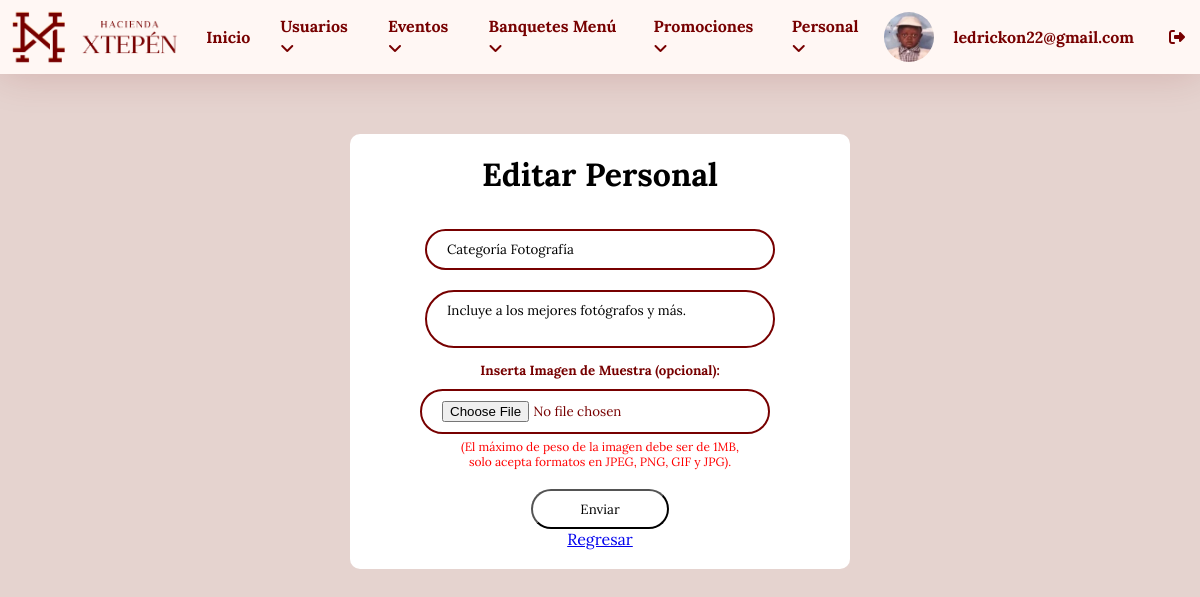
The page /login/editar_personal.php?id=1 (signed in) on the database its author committed.
### tables this page shows
CREATE TABLE `usuarios` (
  `id_usuario` int NOT NULL,
  `nombre_completo` varchar(100) DEFAULT NULL,
  `roles` varchar(50) NOT NULL,
  `email` varchar(50) DEFAULT NULL,
  `contrasena` varchar(255) DEFAULT NULL,
  `fecha_nacimiento` date DEFAULT NULL,
  `foto` varchar(255) DEFAULT NULL,
  `acc` int NOT NULL
);

CREATE TABLE `personal` (
  `id_personal` int NOT NULL,
  `nombre_personal` varchar(100) DEFAULT NULL,
  `descripcion` text,
  `fotos` varchar(255) DEFAULT NULL
);

### login/editar_personal.php (the view, shortened to what this page needs)
<!DOCTYPE html>
<html lang="en">
<head>
    <link rel="stylesheet" href="styles/stylepersonal.css">
</head>
<body>
    <?php include "menu.php";?>
    <div class="information">
        <form action="agregar_personal.editar.php" method="post" enctype="multipart/form-data">
        <?php
        require "conexion.php";
        $id_personal = $_GET['id'];
        $verpersonal = "SELECT * FROM personal WHERE id_personal = '$id_personal'";
        $resultado = mysqli_query($conectar, $verpersonal);
        $fila = $resultado->fetch_array();
        ?>
            <h1>Editar Personal</h1>
            <div>
                <input class="inputext" type="text" name="nombre_personal" placeholder="Inserte Nombre del Personal" id="nombre_personal" required value="<?php echo $fila['nombre_personal']?>">
            </div>
            <div>
                <textarea style="resize: none;" class="inputext" name="descripcion" id="descripcion" placeholder="Inserta la Descripcion del Personal" required><?php echo $fila['descripcion']?></textarea>
            </div>
            <div class="file-container">
                <h5>Inserta Imagen de Muestra (opcional):</h5>
                <input class="inputext" type="file" name="fotos" id="fotos">
                <label class="file-info">(El máximo de peso de la imagen debe ser de 1MB, <br> solo acepta formatos en JPEG, PNG, GIF y JPG).</label>
                <br>
            </div>
            <button class="buttonsbmt">Enviar</button>
        </form>
        <a href="dashboard_personal.php">Regresar</a>
    </div>
</body>
</html>

### login/menu.php (shortened to what this page needs)
<?php
$usuario = $_SESSION['username'];
require "conexion.php";
$id_usuario = $_SESSION['id_usuario'];
$verusuario = "SELECT * FROM usuarios WHERE id_usuario = '$id_usuario'";
$resultado = mysqli_query($conectar, $verusuario);
$fila = $resultado -> fetch_array();
?>
<!DOCTYPE html>
<html lang="en">
<head>
    <link rel="stylesheet" href="styles/stylenavbar.css">
</head>
<body>
    <div class="container">
        <div class="tutorial">
            <ul>
                <div class="left-items">
                    <figure class="logo-left">
                        <img src="imagenes/xtepen-logo-750.gif" alt="">
                    </figure>
                    <li><a href="panel_administrativo.php">Inicio</a></li>
                    <li><a href="dashboard_usuarios.php">Usuarios<i class="fa fa-angle-down"></i>
                    </li>
                    <li><a href="dashboard_eventos.php">Eventos<i class="fa fa-angle-down"></i>
                    </li>
                    <li><a href="dashboard_banquetes.php">Banquetes Menú<i class="fa fa-angle-down"></i>
                    </li>
                    <li><a href="dashboard_promociones.php">Promociones<i class="fa fa-angle-down"></i>
                    </li>
                    <li><a href="dashboard_personal.php">Personal<i class="fa fa-angle-down"></i>
                    </li>
                </div>
                <div class="right-items">
                <img id="fotoPerfil" class="ppic" src="<?php echo $fila["foto"]; ?>" alt="">
                    <li class="usuarioh4"><h4 class="usuarioh4"><?php echo $usuario; ?>
                </li>
                    <li><a href="salir.php"><i class="fa-solid fa-right-from-bracket"></i></a></li>
                </div>
            </ul>
        </div>
    </div>
</body>
</html>

### login/styles/stylepersonal.css (style rules this page uses)
* { box-sizing: border-box; margin: 0; padding: 0; font-family: "Lora"; }
body { font-family: "Lora"; display: flex; flex-direction: column; background-color: #e5d3cf; }
.information { margin: 5% auto; padding: 20px; width: 500px; background-color: var(--Blanco); border-radius: 10px; text-align: center; }
.information { color: var(--Texto); }
.inputext { margin: 10px 50px; width: 350px; border: none; padding: 10px 20px; border-radius: 50px; border: 2px var(--Texto) solid; }
.buttonsbmt { width: 30%; height: 40px; font-family: "Lora"; background-color: var(--Blanco); border-radius: 50px; display: inline-block; }
.file-container { display: flex; flex-direction: column; }
.file-container input[type="file"] { margin-bottom: 5px; }
.file-info { font-size: 12px; color: red; }
h1 { font-family: "Lora"; text-align: center; margin-bottom: 1.5rem; font-size: 2rem; color: #000000; }

### login/styles/stylenavbar.css (style rules this page uses)
* { box-sizing: border-box; margin: 0; padding: 0; }
.ppic { width: 50px; border-radius: 50px; margin: 10px 0; }
.ppic { width: 50px; border-radius: 50%; transition: transform 0.2s ease; cursor: pointer; }
.tutorial ul { font-size: 0; list-style-type: none; background-color: var(--Secundario); box-shadow: 0px 0px 40px #7700002d; }
.tutorial ul li { font-family: "Open Sans", sans-serif; font-size: 1rem; font-weight: 400; background-color: var(--Secundario); color: var(--Texto); display: inline-block; padding: 15px; position: relative; vertical-align: middle; }
.information { text-align: center; }
.tutorial a { text-decoration: none; color: var(--Texto); font-weight: 700; }
.usuarioh4 { color: var(--Texto); padding: 5px; }
ul { display: flex; justify-content: space-between; list-style-type: none; padding: 0; width: 100%; }
li { padding: 10px; }
.left-items { display: flex; align-items: center; }
.right-items { display: flex; align-items: center; }
.logo-left { width: 180px; margin: 10px ; }
.logo-left img { width: 100%; display: inline-block; }

### login/styles/colors.css (style rules this page uses)
:root { --Blanco: #fff; --Negro: #000; --GrisClaro: #ccc; --GrisOscuro: #333; --Principal: #c85749; --Secundario: #FFF7F4; --Texto: #770000; }

### rows shown on the page
usuarios: foto (picture)
personal: nombre_personal "Categoría Fotografía", descripcion "Incluye a los mejores fotógrafos y más."

### other values the page prints
$usuario "ledrickon22@gmail.com"
